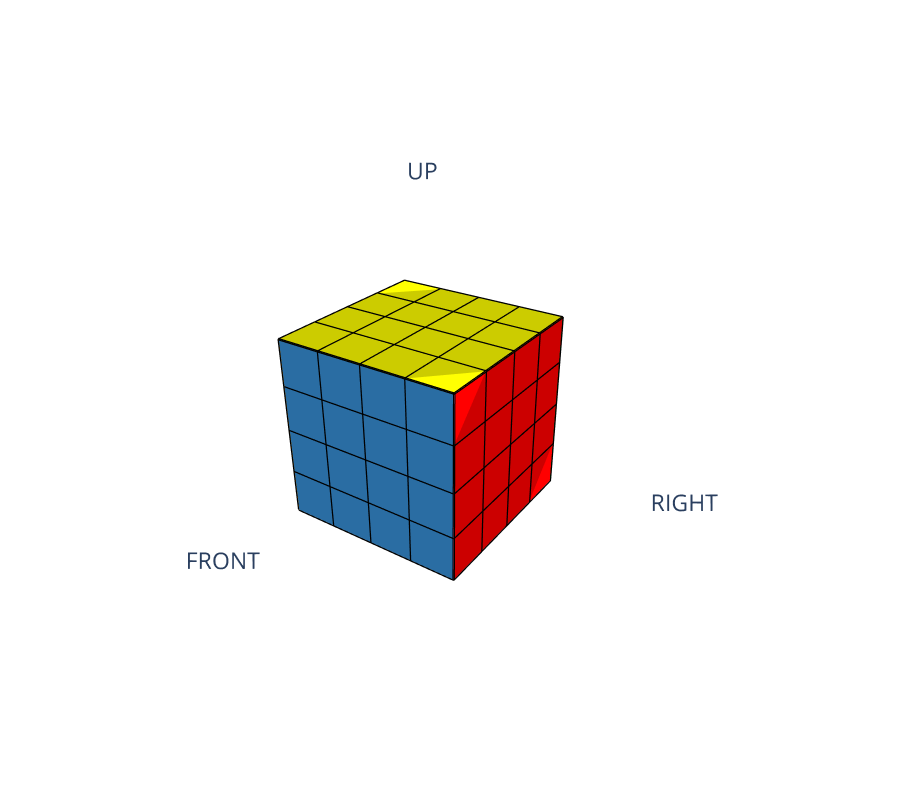

Source (notebook cell):
### Code cell
from functools import reduce
import plotly.graph_objects as go
from math import sqrt


def plot_cube_n(facelets=None, n=None):
    
    # Ensuring a base case if no parameters are provided
    if facelets is None and n is None:
        n = 3

    # If the facelets are given as a string with ";" as a separator, we split them
    if type(facelets) == str and ";" in facelets:
        facelets = facelets.split(";")

    # Initalizing the facelets as a solved cube if they are not given
    elif facelets is None:
        fs = n**2       # Number of facelets per face
        facelets = [*["A"]*fs, *["B"]*fs, *["C"]*fs, *["D"]*fs, *["E"]*fs, *["F"]*fs]

    # If the number of facelets is not given, we calculate it from the number of facelets
    if n == None:
        if len(facelets) % 6 != 0:
            raise Exception("The number of facelets must be a multiple of 6")
        n = int(sqrt(len(facelets) / 6))

    fs = n**2       # Number of facelets per face
    vs = (n+1)**2   # Number of vertices per face  

    # Vertices x, y, z coordinates for each face
    vertices = [(x, y, 0) for y in range(n, -1, -1) for x in range(n+1)]        # dn down
    vertices.extend([(x, 0, z) for z in range(n+1) for x in range(n+1)])        # f0 front
    vertices.extend([(n, y, z) for z in range(n+1) for y in range(n+1)])        # r0 right
    vertices.extend([(x, n, z) for z in range(n+1) for x in range(n, -1, -1)])  # fn back
    vertices.extend([(0, y, z) for z in range(n+1) for y in range(n, -1, -1)])  # r0 left
    vertices.extend([(x, y, n) for y in range(n+1) for x in range(n+1)])        # d0 up    - bug corrected thanks to @bminaiev here

    # Assigning colors for each letter (for the standard Rubik's cube color scheme with one color per face)
    colors = {
        "A": "white",
        "B": "#3588cc",
        "C": "red",
        "D": "green",
        "E": "orange",
        "F": "yellow",
    }

    # Building a list of colors for each facelet, as every facelet is built by two triangles, we need to repeat the color twice
    facelet_colors = [colors[facelet] for facelet in facelets]
    facecolor = []
    for f_color in facelet_colors:
        facecolor.extend([f_color, f_color])

    # Building the mesh for the cube with triangles made out of 3 vertices (i, j, k) and each facelet is made out of 2 triangles
    ivs = []
    for i in range(vs):
        if (i+1) % (n+1) != 0 and i+1 < n*(n+1): ivs.extend([i, i])

    jvs = []
    for i, j in zip([i for i in range(vs) if i % (n+1) != 0 and i < n*(n+1)], [j for j in range(vs) if (j+1) % (n+1) != 0 and j+1 > n+1]):
        jvs.extend([i, j])

    kvs = []
    for i in range(vs):
        if (i) % (n+1) != 0 and i+1 > n+1: kvs.extend([i, i])

    fig = go.Figure(data=[
        go.Mesh3d(
            x=[v[0] for v in vertices],
            y=[v[1] for v in vertices],
            z=[v[2] for v in vertices],
            i=reduce(lambda x, y: x.extend(y) or x, [[v+vs*i for v in ivs]for i in range(6)]),
            j=reduce(lambda x, y: x.extend(y) or x, [[v+vs*i for v in jvs]for i in range(6)]),
            k=reduce(lambda x, y: x.extend(y) or x, [[v+vs*i for v in kvs]for i in range(6)]),
            facecolor=facecolor,
            opacity=1,
            hoverinfo='none'
        )
    ])

    # Adding the black lines to the cube
    lines_seq = [[0, n, n, 0, 0], [0, 0, n, n, 0]]

    for i in range(n+1):
        # Z axis lines
        fig.add_trace(go.Scatter3d(
            x=lines_seq[0],
            y=lines_seq[1],
            z=[i]*5,
            mode="lines",
            line=dict(width=5, color="black"),
            hoverinfo="none"
        ))

        # Z axis lines
        fig.add_trace(go.Scatter3d(
            x=lines_seq[1],
            y=[i]*5,
            z=lines_seq[0],
            mode="lines",
            line=dict(width=5, color="black"),
            hoverinfo="none"
        ))

        # X axis lines
        fig.add_trace(go.Scatter3d(
            x=[i]*5,
            y=lines_seq[1],
            z=lines_seq[0],
            mode="lines",
            line=dict(width=5, color="black"),
            hoverinfo="none"
        ))

    # Adding the axis texts
    fig.add_trace(go.Scatter3d(
        x=[n/2, n/2, n+1.5+n*0.5], 
        y=[n/2, -1.5-n*0.5, n/2], 
        z=[n+1+n*0.5, n/2, n/2], 
        mode="text", 
        text=["UP", "FRONT", "RIGHT"], 
        textposition="middle center", 
        textfont=dict(
            size=15+n*2,
        )
    ))

    # Setting the layout and removing the legend, background, grid, ticks, etc.
    fig.update_layout(
        showlegend=False,
        autosize=False,
        width=900,
        height=800,
        scene=dict(
            xaxis=dict(showgrid=False, zeroline=False, showticklabels=False, showbackground=False, title_text="", showspikes=False),
            yaxis=dict(showgrid=False, zeroline=False, showticklabels=False, showbackground=False, title_text="", showspikes=False),
            zaxis=dict(showgrid=False, zeroline=False, showticklabels=False, showbackground=False, title_text="", showspikes=False),
            camera=dict(
                eye=dict(x=0.8, y=-1.2, z=0.8)
            )
        )
    )

    fig.show()


# Solved cube
facelets1 = [
    "A", "A", "A", "A",     # d1 down
    "B", "B", "B", "B",     # f0 front
    "C", "C", "C", "C",     # r0 right
    "D", "D", "D", "D",     # f1 back
    "E", "E", "E", "E",     # r1 left
    "F", "F", "F", "F",     # d0 up
]

# Initial state #0
facelets2 = [
    "D", "E", "D", "A", 
    "E", "B", "A", "B", 
    "C", "A", "C", "A", 
    "D", "C", "D", "F", 
    "F", "F", "E", "E", 
    "B", "F", "B", "C",
]

facelets3 = [
    "A", "A", "A", "A", "A", "A", "A", "A", "A",
    "B", "B", "B", "B", "B", "B", "B", "B", "B",
    "C", "C", "C", "C", "C", "C", "C", "C", "C",
    "D", "D", "D", "D", "D", "D", "D", "D", "D",
    "E", "E", "E", "E", "E", "E", "E", "E", "E",
    "F", "F", "F", "F", "F", "F", "F", "F", "F",
]

plot_cube_n(n=4)

### Figure 1 — Plotly figure (JSON) as saved in the notebook; plotly's stock layout.template omitted (floating-point values rounded to 4 significant figures; data arrays with more than 128 entries replaced by an {"elided": "..."} marker saying what was removed)
{"data": [{"facecolor": {"elided": "192 str values"}, "hoverinfo": "none", "i": {"elided": "192 int values"}, "j": {"elided": "192 int values"}, "k": {"elided": "192 int values"}, "opacity": 1, "type": "mesh3d", "x": {"elided": "150 int values"}, "y": {"elided": "150 int values"}, "z": {"elided": "150 int values"}}, {"hoverinfo": "none", "line": {"color": "black", "width": 5}, "mode": "lines", "type": "scatter3d", "x": [0, 4, 4, 0, 0], "y": [0, 0, 4, 4, 0], "z": [0, 0, 0, 0, 0]}, {"hoverinfo": "none", "line": {"color": "black", "width": 5}, "mode": "lines", "type": "scatter3d", "x": [0, 0, 4, 4, 0], "y": [0, 0, 0, 0, 0], "z": [0, 4, 4, 0, 0]}, {"hoverinfo": "none", "line": {"color": "black", "width": 5}, "mode": "lines", "type": "scatter3d", "x": [0, 0, 0, 0, 0], "y": [0, 0, 4, 4, 0], "z": [0, 4, 4, 0, 0]}, {"hoverinfo": "none", "line": {"color": "black", "width": 5}, "mode": "lines", "type": "scatter3d", "x": [0, 4, 4, 0, 0], "y": [0, 0, 4, 4, 0], "z": [1, 1, 1, 1, 1]}, {"hoverinfo": "none", "line": {"color": "black", "width": 5}, "mode": "lines", "type": "scatter3d", "x": [0, 0, 4, 4, 0], "y": [1, 1, 1, 1, 1], "z": [0, 4, 4, 0, 0]}, {"hoverinfo": "none", "line": {"color": "black", "width": 5}, "mode": "lines", "type": "scatter3d", "x": [1, 1, 1, 1, 1], "y": [0, 0, 4, 4, 0], "z": [0, 4, 4, 0, 0]}, {"hoverinfo": "none", "line": {"color": "black", "width": 5}, "mode": "lines", "type": "scatter3d", "x": [0, 4, 4, 0, 0], "y": [0, 0, 4, 4, 0], "z": [2, 2, 2, 2, 2]}, {"hoverinfo": "none", "line": {"color": "black", "width": 5}, "mode": "lines", "type": "scatter3d", "x": [0, 0, 4, 4, 0], "y": [2, 2, 2, 2, 2], "z": [0, 4, 4, 0, 0]}, {"hoverinfo": "none", "line": {"color": "black", "width": 5}, "mode": "lines", "type": "scatter3d", "x": [2, 2, 2, 2, 2], "y": [0, 0, 4, 4, 0], "z": [0, 4, 4, 0, 0]}, {"hoverinfo": "none", "line": {"color": "black", "width": 5}, "mode": "lines", "type": "scatter3d", "x": [0, 4, 4, 0, 0], "y": [0, 0, 4, 4, 0], "z": [3, 3, 3, 3, 3]}, {"hoverinfo": "none", "line": {"color": "black", "width": 5}, "mode": "lines", "type": "scatter3d", "x": [0, 0, 4, 4, 0], "y": [3, 3, 3, 3, 3], "z": [0, 4, 4, 0, 0]}, {"hoverinfo": "none", "line": {"color": "black", "width": 5}, "mode": "lines", "type": "scatter3d", "x": [3, 3, 3, 3, 3], "y": [0, 0, 4, 4, 0], "z": [0, 4, 4, 0, 0]}, {"hoverinfo": "none", "line": {"color": "black", "width": 5}, "mode": "lines", "type": "scatter3d", "x": [0, 4, 4, 0, 0], "y": [0, 0, 4, 4, 0], "z": [4, 4, 4, 4, 4]}, {"hoverinfo": "none", "line": {"color": "black", "width": 5}, "mode": "lines", "type": "scatter3d", "x": [0, 0, 4, 4, 0], "y": [4, 4, 4, 4, 4], "z": [0, 4, 4, 0, 0]}, {"hoverinfo": "none", "line": {"color": "black", "width": 5}, "mode": "lines", "type": "scatter3d", "x": [4, 4, 4, 4, 4], "y": [0, 0, 4, 4, 0], "z": [0, 4, 4, 0, 0]}, {"mode": "text", "text": ["UP", "FRONT", "RIGHT"], "textfont": {"size": 23}, "textposition": "middle center", "type": "scatter3d", "x": [2, 2, 7.5], "y": [2, -3.5, 2], "z": [7, 2, 2]}], "layout": {"autosize": false, "height": 800, "scene": {"camera": {"eye": {"x": 0.8, "y": -1.2, "z": 0.8}}, "xaxis": {"showbackground": false, "showgrid": false, "showspikes": false, "showticklabels": false, "title": {"text": ""}, "zeroline": false}, "yaxis": {"showbackground": false, "showgrid": false, "showspikes": false, "showticklabels": false, "title": {"text": ""}, "zeroline": false}, "zaxis": {"showbackground": false, "showgrid": false, "showspikes": false, "showticklabels": false, "title": {"text": ""}, "zeroline": false}}, "showlegend": false, "width": 900}}
